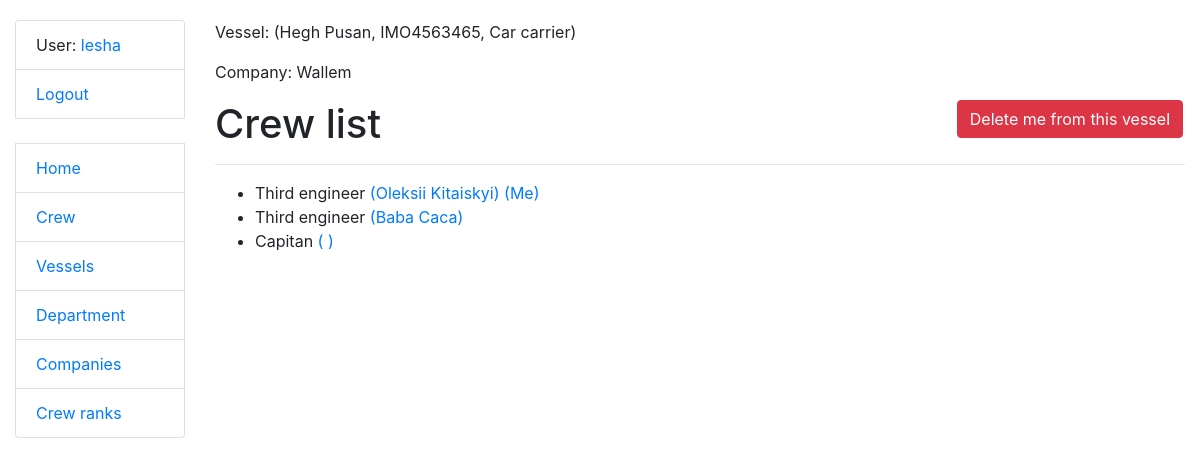
The page /vessels/2/ (signed in) on the database as committed earlier.
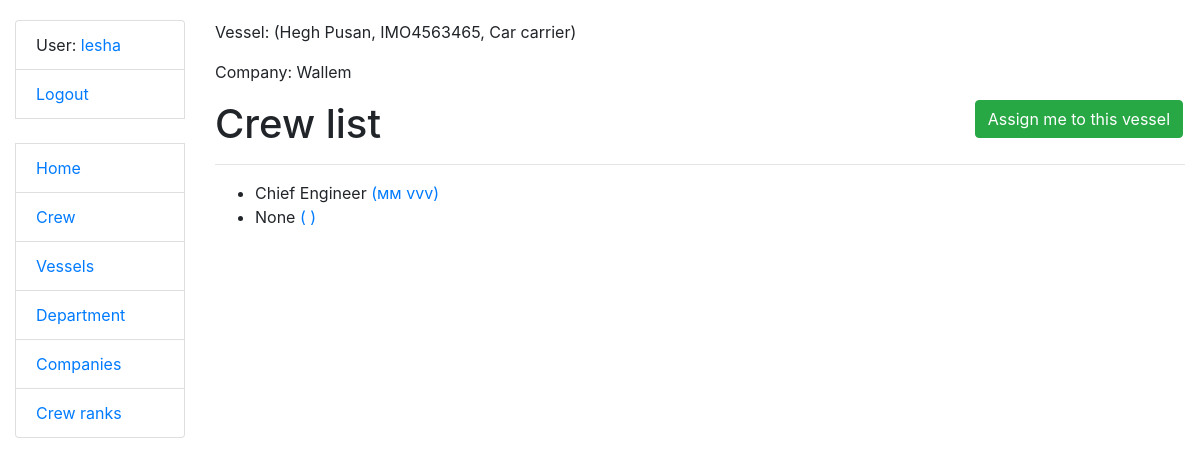
The same page on the database as committed later.
### crewing/models.py (models this page shows, shortened)
class Crew(AbstractUser):
    position = models.ForeignKey(Position, on_delete=models.CASCADE, related_name='sailors', null=True, blank=True)
    salary = models.IntegerField(null=True, blank=True)
    date_of_birth = models.DateField(null=True, blank=True)
    date_of_joining = models.DateField(null=True, blank=True)
    date_of_leaving = models.DateField(null=True, blank=True)
    vessel_type = models.ManyToManyField(VesselType, related_name='sailors')
    vessel = models.ForeignKey('Vessel', on_delete=models.DO_NOTHING, related_name='sailors', null=True, blank=True)
    class Meta:
        verbose_name_plural = "sailors"
        verbose_name = "sailor"
        ordering = ["-position"]
    def get_absolute_url(self):
        return reverse("crewing:crew-detail", kwargs={"pk": self.pk})

class Position(models.Model):
    name = models.CharField(max_length=50, unique=True)
    responsibility = models.TextField(blank=True, null=True)
    class Meta:
        verbose_name = "position"
        verbose_name_plural = "positions"
        ordering = ["name"]
    def __str__(self):
        return self.name

### crewing/views.py (the view)
# urls.py: path("vessels/<int:pk>/", VesselDetailView.as_view(), name="vessel-detail"),
class VesselDetailView(LoginRequiredMixin, generic.DetailView):
    model = Vessel
    template_name = "crewing/vessel/detail.html"
    def get_queryset(self):
        return Vessel.objects.select_related('vessel_type', 'company')

### crewing/models.py (called while the page is built)
    def __str__(self):
        return self.name

    def __str__(self):
        return self.name

### templates/crewing/vessel/detail.html
{% extends "base.html" %}
{% block content %}
  <p>Vessel: ({{ vessel.name }}, IMO{{ vessel.IMO_number }}, {{ vessel.vessel_type }})</p>
  <p>Company:  {{ vessel.company }}</p>
  <h1>
    Crew list
    {% if vessel == user.vessel %}
      <a href="{% url 'crewing:toggle-vessel-assign' pk=vessel.id %}" class="btn btn-danger link-to-page">
        Delete me from this vessel
      </a>
    {% else %}
      <a href="{% url 'crewing:toggle-vessel-assign' pk=vessel.id %}" class="btn btn-success link-to-page">
        Assign me to this vessel
      </a>
    {% endif %}
  </h1>
  <hr>
  <ul>
    {% for sailor in vessel.sailors.all %}
      <li>{{ sailor.position }} <a href="{{ sailor.get_absolute_url }}">({{ sailor.first_name }} {{ sailor.last_name }}) {% if user == sailor %} (Me){% endif %}</a></li>
    {% endfor %}
  </ul>
{% endblock %}

### templates/includes/sidebar.html
<ul class="sidebar-nav list-group">
  {% if user.is_authenticated %}
    <li class="list-group-item">User: <a href="{{ user.get_absolute_url }}">{{ user.get_username }}</a></li>
    <li class="list-group-item"><a href="{% url 'logout'%}?next={{request.path}}">Logout</a></li>
  {% else %}
    <li class="list-group-item"><a href="{% url 'login'%}?next={{request.path}}">Login</a></li>
  {% endif %}
  <br>
  <li class="list-group-item"><a href="{% url 'crewing:index' %}">Home</a></li>
  <li class="list-group-item"><a href="{% url 'crewing:crew-list' %}">Crew</a></li>
  <li class="list-group-item"><a href="{% url 'crewing:vessel-list' %}">Vessels</a></li>
  <li class="list-group-item"><a href="{% url 'crewing:vessel-type-list' %}">Department</a></li>
  <li class="list-group-item"><a href="{% url 'crewing:company-list' %}">Companies</a></li>
  <li class="list-group-item"><a href="{% url 'crewing:position-list' %}">Crew ranks</a></li>
</ul>

Rows that differ between the two databases and show on the page:
no longer on one of the page's lists (row edited): Crew: position "Third engineer", first_name "Oleksii", last_name "Kitaiskyi"
removed Crew: position "Third engineer", first_name "Baba", last_name "Caca"
no longer on this page (row edited): Crew: position "Capitan"
changed Crew "lesha": vessel_id 2 → empty (drawn)
added Crew: position "Chief Engineer", first_name "мм", last_name "vvv"
now on this page (row edited): Crew: position "None"
Other text that changed with them:
text no longer shown: "Delete me from this vessel"
text now shown: "Assign me to this vessel"
